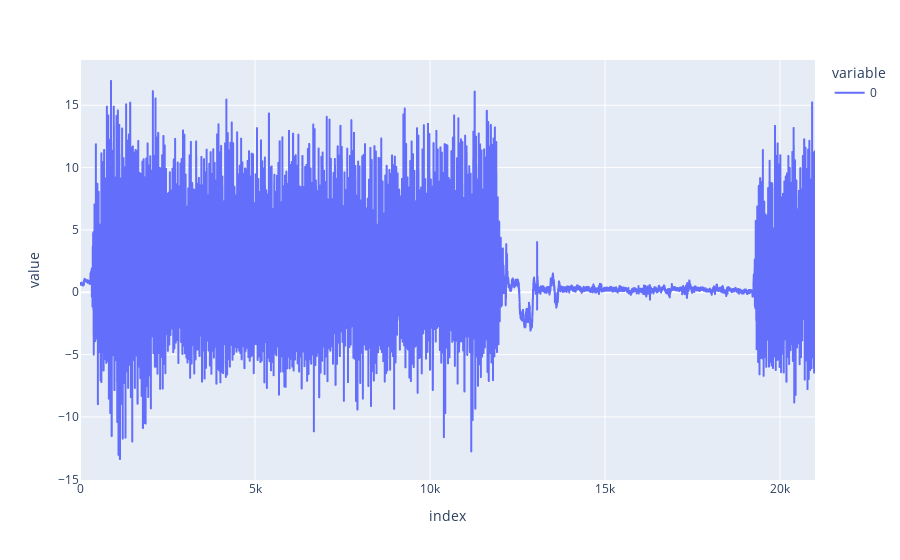

Here is the notebook cell this chart was saved with:
### Markdown cell above
# Exps iniciais

### Code cell
nu = 0
nd = 0
na = 3
fs = 50
passo = 1
J = 150
sig = np.array(Udata[nu][nd])[na, :, 0]
x = sig[1000:1150]
px.line(sig)

### Figure 1 — Plotly figure (JSON) as saved in the notebook; plotly's stock layout.template omitted (floating-point values rounded to 4 significant figures; data arrays with more than 128 entries replaced by an {"elided": "..."} marker saying what was removed)
{"data": [{"hovertemplate": "variable=0<br>index=%{x}<br>value=%{y}<extra></extra>", "legendgroup": "0", "line": {"color": "#636efa", "dash": "solid"}, "marker": {"symbol": "circle"}, "mode": "lines", "name": "0", "showlegend": true, "type": "scattergl", "x": {"elided": "21000 int values"}, "xaxis": "x", "y": {"elided": "21000 float values"}, "yaxis": "y"}], "layout": {"legend": {"title": {"text": "variable"}, "tracegroupgap": 0}, "margin": {"t": 60}, "xaxis": {"anchor": "y", "domain": [0, 1], "title": {"text": "index"}}, "yaxis": {"anchor": "x", "domain": [0, 1], "title": {"text": "value"}}}}
